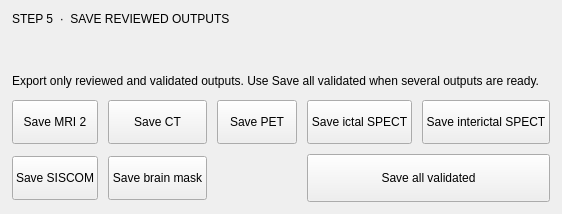
                        <widget class="QFrame" name="cardFilesToSave">
                         <property name="frameShape">
                          <enum>QFrame::Shape::NoFrame</enum>
                         </property>
                         <property name="workflowCard" stdset="0">
                          <bool>true</bool>
                         </property>
                         <layout class="QVBoxLayout" name="cardFilesToSaveLayout">
                          <property name="spacing">
                           <number>8</number>
                          </property>
                          <property name="leftMargin">
                           <number>12</number>
                          </property>
                          <property name="topMargin">
                           <number>12</number>
                          </property>
                          <property name="rightMargin">
                           <number>12</number>
                          </property>
                          <property name="bottomMargin">
                           <number>12</number>
                          </property>
                          <item>
                           <widget class="QLabel" name="cardFilesToSaveTitle">
                            <property name="text">
                             <string>STEP 5  ·  SAVE REVIEWED OUTPUTS</string>
                            </property>
                            <property name="alignment">
                             <set>Qt::AlignmentFlag::AlignLeading|Qt::AlignmentFlag::AlignLeft|Qt::AlignmentFlag::AlignVCenter</set>
                            </property>
                            <property name="uiRole" stdset="0">
                             <string>sectionTitle</string>
                            </property>
                           </widget>
                          </item>
                          <item>
                           <spacer name="verticalSpacer_10">
                            <property name="orientation">
                             <enum>Qt::Orientation::Vertical</enum>
                            </property>
                            <property name="sizeHint" stdset="0">
                             <size>
                              <width>20</width>
                              <height>40</height>
                             </size>
                            </property>
                           </spacer>
                          </item>
                          <item>
                           <widget class="QLabel" name="cardFilesToSaveSubtitle">
                            <property name="text">
                             <string>Export only reviewed and validated outputs. Use Save all validated when several outputs are ready.</string>
                            </property>
                            <property name="uiRole" stdset="0">
                             <string>sectionSubtitle</string>
                            </property>
                           </widget>
                          </item>
                          <item>
                           <layout class="QGridLayout" name="saveFilesGrid">
                            <property name="leftMargin">
                             <number>0</number>
                            </property>
                            <property name="topMargin">
                             <number>4</number>
                            </property>
                            <property name="rightMargin">
                             <number>0</number>
                            </property>
                            <property name="bottomMargin">
                             <number>0</number>
                            </property>
                            <property name="spacing">
                             <number>10</number>
                            </property>
                            <item row="0" column="0">
                             <widget class="QPushButton" name="btn_FilesCoreg_saveT2">
                              <property name="minimumSize">
                               <size>
                                <width>0</width>
                                <height>44</height>
                               </size>
                              </property>
                              <property name="text">
                               <string>Save MRI 2</string>
                              </property>
                              <property name="autoDefault">
                               <bool>false</bool>
                              </property>
                              <property name="default">
                               <bool>false</bool>
                              </property>
                              <property name="uiRole" stdset="0">
                               <string>saveAction</string>
                              </property>
                             </widget>
                            </item>
                            <item row="0" column="1">
                             <widget class="QPushButton" name="btn_FilesCoreg_saveCT">
                              <property name="minimumSize">
                               <size>
                                <width>0</width>
                                <height>44</height>
                               </size>
                              </property>
                              <property name="text">
                               <string>Save CT</string>
                              </property>
                              <property name="autoDefault">
                               <bool>false</bool>
                              </property>
                              <property name="default">
                               <bool>false</bool>
                              </property>
                              <property name="uiRole" stdset="0">
                               <string>saveAction</string>
                              </property>
                             </widget>
                            </item>
                            <item row="0" column="2">
                             <widget class="QPushButton" name="btn_FilesCoreg_savePET">
                              <property name="minimumSize">
                               <size>
                                <width>0</width>
                                <height>44</height>
                               </size>
                              </property>
                              <property name="text">
                               <string>Save PET</string>
                              </property>
                              <property name="autoDefault">
                               <bool>false</bool>
                              </property>
                              <property name="default">
                               <bool>false</bool>
                              </property>
                              <property name="uiRole" stdset="0">
                               <string>saveAction</string>
                              </property>
                             </widget>
                            </item>
                            <item row="0" column="3">
                             <widget class="QPushButton" name="btn_FilesCoreg_saveIctalSPECT">
                              <property name="minimumSize">
                               <size>
                                <width>0</width>
                                <height>44</height>
                               </size>
                              </property>
                              <property name="text">
                               <string>Save ictal SPECT</string>
                              </property>
                              <property name="autoDefault">
                               <bool>false</bool>
                              </property>
                              <property name="default">
                               <bool>false</bool>
                              </property>
                              <property name="uiRole" stdset="0">
                               <string>saveAction</string>
                              </property>
                             </widget>
                            </item>
                            <item row="0" column="4">
                             <widget class="QPushButton" name="btn_FilesCoreg_saveInterIctalSPECT">
                              <property name="minimumSize">
                               <size>
                                <width>0</width>
                                <height>44</height>
                               </size>
                              </property>
                              <property name="text">
                               <string>Save interictal SPECT</string>
                              </property>
                              <property name="autoDefault">
                               <bool>false</bool>
                              </property>
                              <property name="default">
                               <bool>false</bool>
                              </property>
                              <property name="uiRole" stdset="0">
                               <string>saveAction</string>
                              </property>
                             </widget>
                            </item>
                            <item row="1" column="3" colspan="2">
                             <widget class="QPushButton" name="btn_FilesCoreg_saveAll">
                              <property name="minimumSize">
                               <size>
                                <width>0</width>
                                <height>48</height>
                               </size>
                              </property>
                              <property name="text">
                               <string>Save all validated</string>
                              </property>
                              <property name="autoDefault">
                               <bool>false</bool>
                              </property>
                              <property name="default">
                               <bool>false</bool>
                              </property>
                              <property name="uiRole" stdset="0">
                               <string>saveAllAction</string>
                              </property>
                             </widget>
                            </item>
                            <item row="1" column="0">
                             <widget class="QPushButton" name="btn_FilesCoreg_SaveSISCOM">
                              <property name="minimumSize">
                               <size>
                                <width>0</width>
                                <height>44</height>
                               </size>
                              </property>
                              <property name="text">
                               <string>Save SISCOM</string>
                              </property>
                              <property name="autoDefault">
                               <bool>false</bool>
                              </property>
                              <property name="default">
                               <bool>false</bool>
                              </property>
                              <property name="uiRole" stdset="0">
                               <string>saveAction</string>
                              </property>
                             </widget>
                            </item>
                            <item row="1" column="1">
                             <widget class="QPushButton" name="btn_FilesCoreg_SaveBrainmask">
                              <property name="minimumSize">
                               <size>
                                <width>0</width>
                                <height>44</height>
                               </size>
                              </property>
                              <property name="text">
                               <string>Save brain mask</string>
                              </property>
                              <property name="autoDefault">
                               <bool>false</bool>
                              </property>
                              <property name="default">
                               <bool>false</bool>
                              </property>
                              <property name="uiRole" stdset="0">
                               <string>saveAction</string>
                              </property>
                             </widget>
                            </item>
                           </layout>
                          </item>
                         </layout>
                        </widget>
